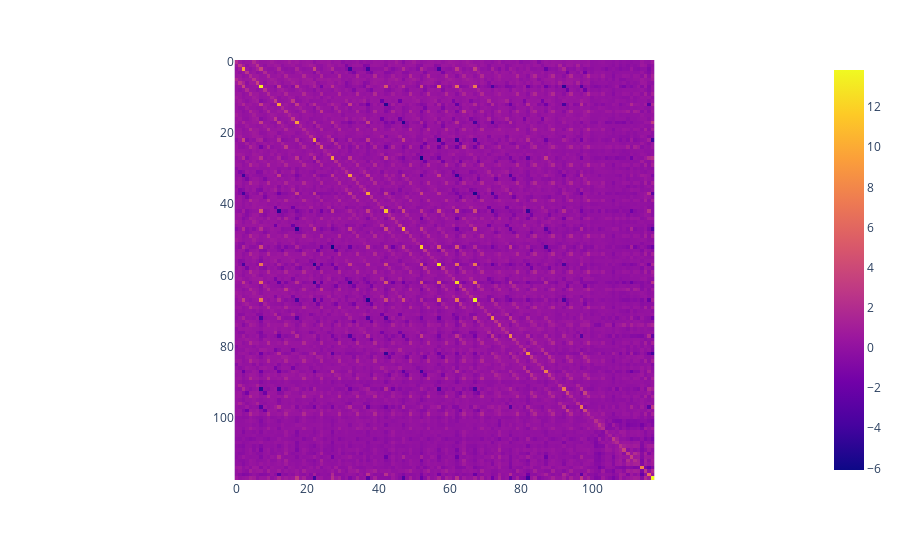

Notebook code for this chart:
### Code cell
import plotly.express as px

embedding = model.module.position_embedding(torch.arange(block_size)).detach().numpy()

similarity = []

for x in embedding:
    row = []
    for y in embedding:
        row.append(np.dot(x, y))
    similarity.append(row)

px.imshow(similarity)

### Figure 1 — Plotly figure (JSON) as saved in the notebook; plotly's stock layout.template omitted (floating-point values rounded to 4 significant figures; data arrays with more than 128 entries replaced by an {"elided": "..."} marker saying what was removed)
{"data": [{"coloraxis": "coloraxis", "hovertemplate": "x: %{x}<br>y: %{y}<br>color: %{z}<extra></extra>", "name": "0", "type": "heatmap", "xaxis": "x", "yaxis": "y", "z": {"elided": "118x118 float values"}}], "layout": {"coloraxis": {"colorscale": [[0, "#0d0887"], [0.1111, "#46039f"], [0.2222, "#7201a8"], [0.3333, "#9c179e"], [0.4444, "#bd3786"], [0.5556, "#d8576b"], [0.6667, "#ed7953"], [0.7778, "#fb9f3a"], [0.8889, "#fdca26"], [1, "#f0f921"]]}, "margin": {"t": 60}, "xaxis": {"anchor": "y", "constrain": "domain", "domain": [0, 1], "scaleanchor": "y"}, "yaxis": {"anchor": "x", "autorange": "reversed", "constrain": "domain", "domain": [0, 1]}}}
